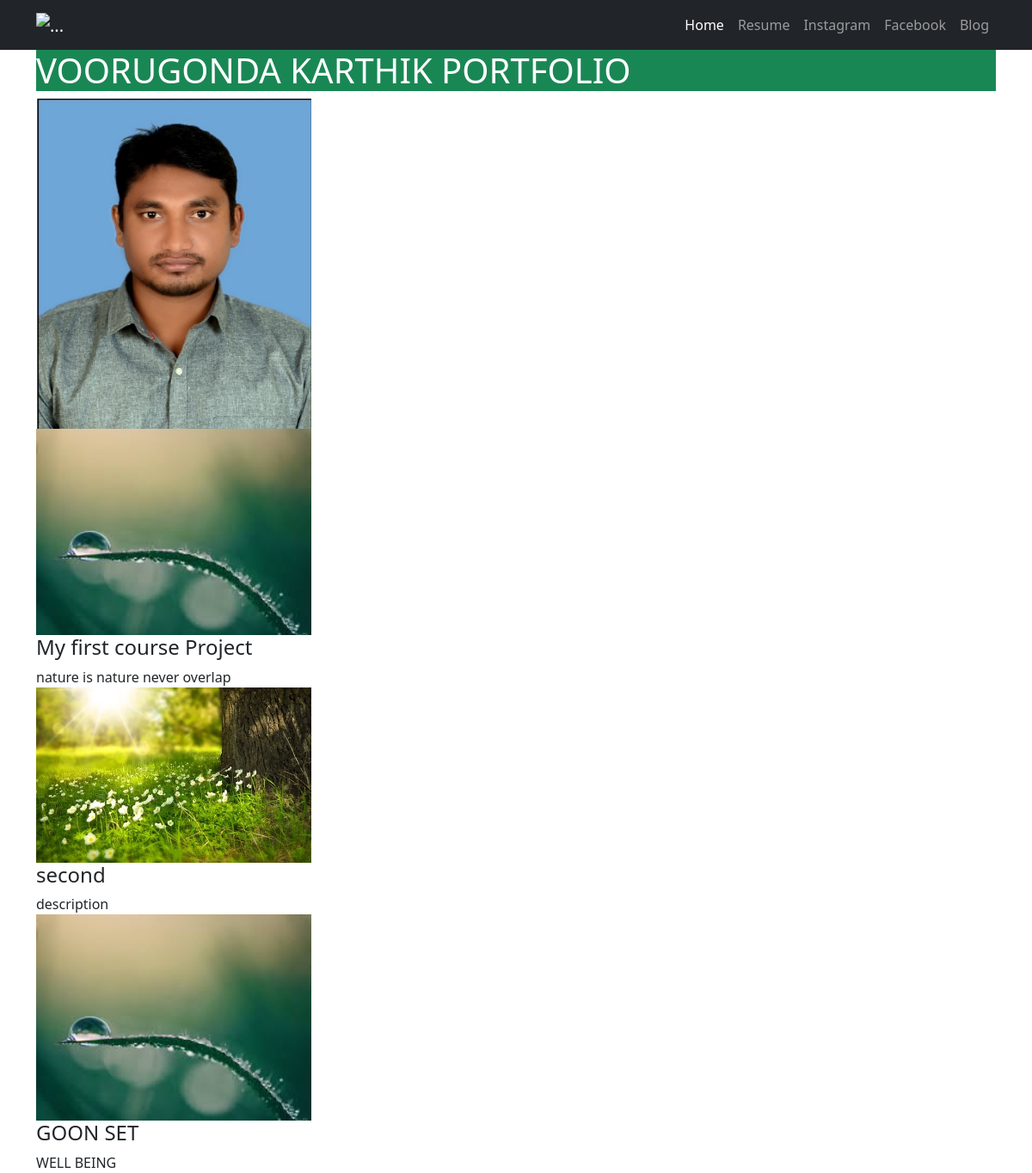
The page / on the database its author committed.
### personalportfolio/models.py (models this page shows, shortened)
class Project(models.Model):
    title = models.CharField(max_length=100)
    description = models.CharField(max_length=200)
    image = models.ImageField(upload_to='personalportfolio/images/')
    url = models.URLField(blank='True')

### personalportfolio/views.py (the view)
# urls.py: 2. Add a URL to urlpatterns:  path('', views.home, name='home')
def home(request):
    projects = Project.objects.all()
    return render(request,'portfolio/home.html',{'projects':projects})

### personalportfolio/templates/portfolio/home.html (shortened to what this page needs)
{% extends 'portfolio/base.html' %}
{% block content %}
<link href="https://cdn.jsdelivr.net/npm/bootstrap@5.1.3/dist/css/bootstrap.min.css" rel="stylesheet">
<div class="container">
    <h1 class="display-25 bg-success text-white ">VOORUGONDA KARTHIK PORTFOLIO</h1>
    {% load static %}
    <img src="{% static 'portfolio/nature.jpg' %}"style="width:20rem;height:auto"/>
    {% for project in  projects %}
<div>
        <img style="width:20rem;height:auto" src={{project.image.url}} alt="">
            <h4 class="card-title">{{project.title}}</h4>
            <p class="card-text">{{project.description}}</p>
</div>
    {% endfor %}
   </div>
{% endblock %}

### personalportfolio/templates/portfolio/base.html (shortened to what this page needs)
<!doctype html>
<html lang="en">
  <head>
    <link rel="stylesheet" href="https://cdn.jsdelivr.net/npm/bootstrap@4.0.0/dist/css/bootstrap.min.css">
  </head>
  <body>
    <nav class="navbar navbar-expand-lg navbar-dark bg-dark static-top">
        <div class="container">
          <a class="navbar-brand" href="#">
            <img src="https://placeholder.pics/svg/150x50/888888/EEE/Logo" alt="..." height="36">
          </a>
          <div class="collapse navbar-collapse" id="navbarSupportedContent">
            <ul class="navbar-nav ms-auto">
              <li class="nav-item">
                <a class="nav-link active" aria-current="page" href="{% url 'home' %}">Home</a>
              </li>
              <li class="nav-item">
                {% load static %}
                <a class="nav-link " aria-current="page" href="{% static 'portfolio/Voorugonda_karthik.pdf' %}">Resume</a>
              </li>
              <li class="nav-item">
                <a class="nav-link " aria-current="page" href="#">Instagram</a>
              </li>
              <li class="nav-item">
                <a class="nav-link " aria-current="page" href="#">Facebook</a>
              </li>
              <li class="nav-item">
                <a class="nav-link " aria-current="page" href="{% url 'blog:blog_all' %}">Blog</a>
              </li>
            </ul>
          </div>
        </div>
      </nav>
    {% block content %}{% endblock %}
  </body>
</html>

### rows shown on the page
Project: image (picture), title "My first course Project", description "nature is nature never overlap"
Project: image (picture), title "second", description "description"
Project: image (picture), title "GOON SET", description "WELL BEING"
